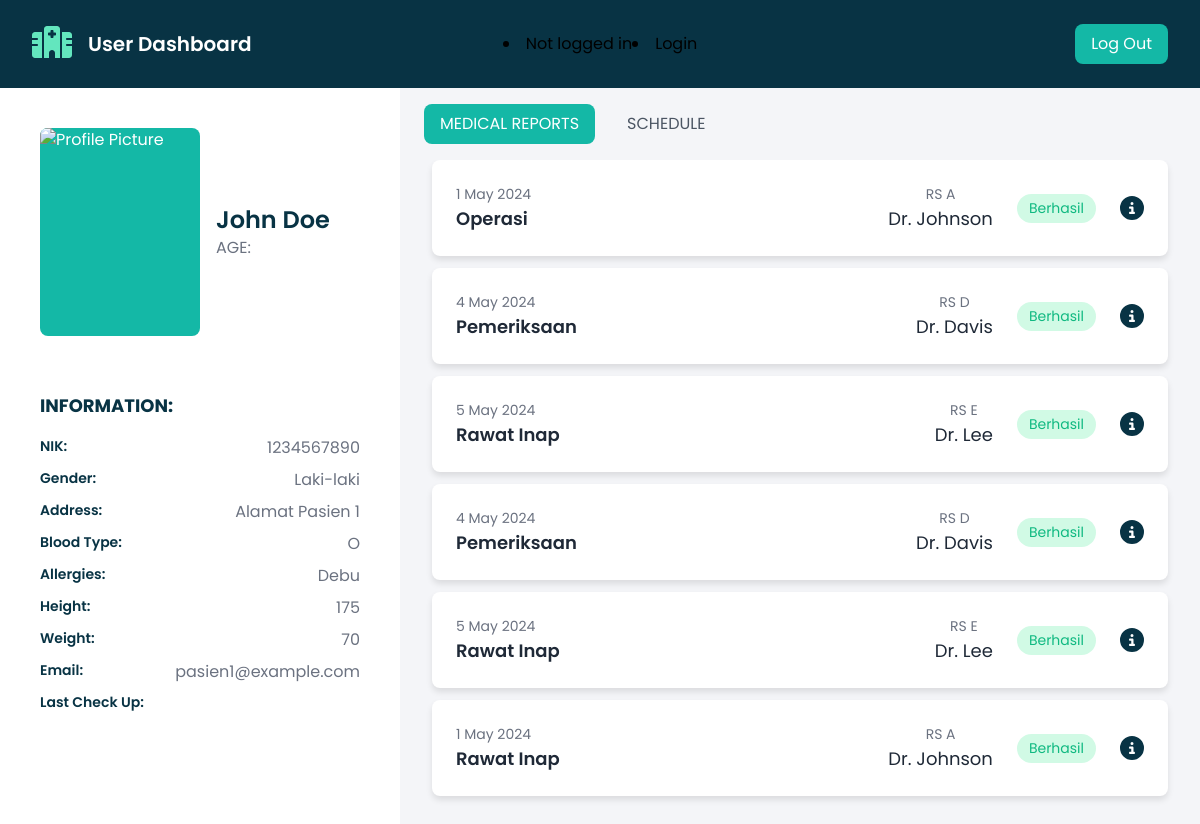
Page /userdashboard.php on the committed database.
### tables this page shows
create table pasien
		(
			id     int,
			NIK varchar(100) primary key,
			password varchar(100) not null,
			email    varchar(100) not null,
			usertype varchar(20)  null,
			nama_pasien varchar(100) not null,
			Tanggal_Lahir DATE,
			alamat    varchar(100) not null,
			tinggi int,
			berat_badan int,
			golongan_darah varchar(5),
			alergi varchar(100),
			no_telepon_pasien varchar(100) not null,
			jenis_kelamin varchar(100) not null
		);

CREATE TABLE riwayat (
			riwayat_id INT PRIMARY KEY,
			NIK VARCHAR(10),
			rumahsakit_id INT,
			tenagamedis_id INT,
			tanggal_riwayat DATE,
			jenis_layanan VARCHAR(100),
			keterangan_penyakit VARCHAR(255),
			FOREIGN KEY (NIK) REFERENCES pasien(NIK),
			FOREIGN KEY (rumahsakit_id) REFERENCES rumah_sakit(rumahsakit_id),
			FOREIGN KEY (tenagamedis_id) REFERENCES tenaga_medis(tenagamedis_id)
		);

CREATE TABLE Rumah_Sakit (
			rumahsakit_id INT PRIMARY KEY,
			nama_rumahsakit VARCHAR(100),
			alamat VARCHAR(255),
			no_telepon VARCHAR(15),
			kota VARCHAR(100)
		);

create table tenaga_medis
		(
			id     int,
			tenagamedis_id INT primary key,
			rumahsakit_id INT,
			password varchar(100) not null,
			email    varchar(100) not null,
			usertype varchar(20)  null,
			nama_tenagamedis varchar(100) not null,
			spesialisasi    varchar(100) not null,
			jenis_Kelamin varchar(100) not null,
			no_telepon_tenagamedis varchar(100) not null,
			FOREIGN KEY (rumahsakit_id) REFERENCES rumah_sakit(rumahsakit_id)
		);

### userdashboard.php (the view, shortened to what this page needs)
<?php
include_once 'includes/login_viewinc.php';
include_once 'includes/dbhinc.php';
$nik = '1234567890';
$query = $pdo->prepare("SELECT * FROM pasien WHERE NIK = :nik");
$query->execute(['nik' => $nik]);
$user = $query->fetch(PDO::FETCH_ASSOC);
$query = $pdo->prepare("SELECT * FROM riwayat WHERE NIK = :nik");
$query->execute(['nik' => $nik]);
$reports = $query->fetchAll(PDO::FETCH_ASSOC);
?>
<!DOCTYPE html>
<html lang="en">
<head>
  <link rel="stylesheet" href="user/style.css" />
  <script src="https://cdn.tailwindcss.com"></script>
  <link rel="stylesheet" href="https://cdnjs.cloudflare.com/ajax/libs/font-awesome/6.4.0/css/all.min.css" />
</head>
<body>
  <header class="bg-cyan-950">
    <nav class="mx-auto flex max-w-7xl items-center justify-between p-6 lg:px-8" aria-label="Global">
      <div class="flex lg:flex-1">
        <a href="#" class="-m-1.5 p-1.5">
        </a>
        <p class="mx-4 py-1 text-white text-xl font-semibold">
          User Dashboard
        </p>
      </div>
      <?php output_NIK()?>
      <div class="hidden lg:flex lg:flex-1 lg:justify-end">
        <button class="flex bg-teal-500 text-white px-4 py-2 rounded-lg font-regular">
          Log Out
        </button>
      </div>
    </nav>
  </header>
  <div class="flex">
    <div class="w-1/3 bg-white">
      <div class="flex items-center mb-4 p-10">
        <img src="" alt="Profile Picture" class="bg-teal-500 text-white h-52 w-40 flex items-center justify-center rounded-lg mr-4" />
        <div>
          <h2 class="text-2xl font-semibold text-cyan-950"><?php echo htmlspecialchars($user['nama_pasien']); ?></h2>
          <p class="text-gray-500">AGE: <?php echo htmlspecialchars($user['Usia']); ?></p>
        </div>
      </div>
      <div class="px-10">
        <h3 class="text-lg font-bold mb-4 text-cyan-950">INFORMATION:</h3>
        <div class="grid grid-cols-1 gap-2">
          <div class="flex justify-between">
            <span class="font-semibold text-cyan-950 text-sm">NIK:</span>
            <span class="text-gray-500"><?php echo htmlspecialchars($user['NIK']); ?></span>
          </div>
          <div class="flex justify-between">
            <span class="font-semibold text-cyan-950 text-sm">Gender:</span>
            <span class="text-gray-500"><?php echo htmlspecialchars($user['jenis_kelamin']); ?></span>
          </div>
          <div class="flex justify-between">
            <span class="font-semibold text-cyan-950 text-sm">Address:</span>
            <span class="text-gray-500"><?php echo htmlspecialchars($user['alamat']); ?></span>
          </div>
          <div class="flex justify-between">
            <span class="font-semibold text-cyan-950 text-sm">Blood Type:</span>
            <span class="text-gray-500"><?php echo htmlspecialchars($user['golongan_darah']); ?></span>
          </div>
          <div class="flex justify-between">
            <span class="font-semibold text-cyan-950 text-sm">Allergies:</span>
            <span class="text-gray-500"><?php echo htmlspecialchars($user['alergi']); ?></span>
          </div>
          <div class="flex justify-between">
            <span class="font-semibold text-cyan-950 text-sm">Height:</span>
            <span class="text-gray-500"><?php echo htmlspecialchars($user['tinggi']); ?></span>
          </div>
          <div class="flex justify-between">
            <span class="font-semibold text-cyan-950 text-sm">Weight:</span>
            <span class="text-gray-500"><?php echo htmlspecialchars($user['berat_badan']); ?></span>
          </div>
          <div class="flex justify-between">
            <span class="font-semibold text-cyan-950 text-sm">Email:</span>
            <span class="text-gray-500"><?php echo htmlspecialchars($user['email']); ?></span>
          </div>
          <div class="flex justify-between">
            <span class="font-semibold text-cyan-950 text-sm">Last Check Up:</span>
          </div>
        </div>
      </div>
    </div>
    <div class="w-2/3">
      <div class="bg-[#f4f5f8] px-6 py-4 h-screen">
        <div class="flex space-x-4 mb-4">
          <button id="medical-reports-tab" class="bg-teal-500 text-white px-4 py-2 rounded-lg">
            MEDICAL REPORTS
          </button>
          <button id="schedule-tab" class="text-gray-600 px-4 py-2 rounded-lg">
            SCHEDULE
          </button>
        </div>
        <div id="medical-reports-content" class="tab-content active overflow-y-scroll h-full custom-scrollbar px-2">
          <?php foreach ($reports as $report) : ?>
            <div class="card-container">
              <div class="card">
                <div class="card-minimized">
                  <div class="card-info">
                    <p class="date"><?php echo date('j F Y', strtotime($report['tanggal_riwayat'])); ?></p>
                    <p class="title"><?php echo $report['jenis_layanan']; ?></p>
                  </div>
                  <div class="card-attribute">
                    <div class="pj-info">
                      <?php
                      $query = $pdo->prepare("SELECT * FROM Rumah_Sakit WHERE rumahsakit_id = :id");
                      $query->execute(['id' => $report['rumahsakit_id']]);
                      $rs_info = $query->fetch(PDO::FETCH_ASSOC);
                      ?>
                      <p class="place"><?php echo $rs_info['nama_rumahsakit']; ?></p>
                      <?php
                      $query = $pdo->prepare("SELECT * FROM tenaga_medis WHERE tenagamedis_id = :id");
                      $query->execute(['id' => $report['tenagamedis_id']]);
                      $tm_info = $query->fetch(PDO::FETCH_ASSOC);
                      ?>
                      <p class="dr_name"><?php echo $tm_info['nama_tenagamedis']; ?></p>
                    </div>
                    <span class="status">Berhasil</span>
                    <button class="icon-button open-modal-btn"  id="open-modal-btn" data-id="<?php echo $report['riwayat_id']; ?>">
                    </button>
                  </div>
                </div>
              </div>
            </div>
          <?php endforeach; ?>
        </div>
      </div>
    </div>
  </div>
</body>
</html>

### includes/login_viewinc.php (shortened to what this page needs)
<?php
function output_NIK(){
    if(isset($_SESSION["user_NIK"])){
        echo '<li><a class="nav-link scrollto" href="siswaterdaftar.php">Logged in as '. $_SESSION["user_NIK"] . '</a></li>'  ;
        echo '<li><form action="includes/logoutinc.php" ><button class="getstarted scrollto">Logout</button></form></li>';
    } else{
        echo '<li><a class="nav-link scrollto" href="siswaterdaftar.php">Not logged in</a></li>';
        echo '<li><a class="getstarted scrollto" href="index.php">Login</a></li>';
    }
}

### user/style.css (style rules this page uses)
body { font-family: "Poppins", sans-serif; background-color: #f7f7f7; margin: 0; height: 100%; }
.tab-content { display: none; }
.tab-content.active { display: block; }
.card-container { max-width: 64rem; margin: 0 auto; }
.card { background-color: white; padding: 1.5rem; border-radius: 0.5rem; box-shadow: 0 4px 6px rgba(0, 0, 0, 0.1); display: flex; flex-direction: column; margin-bottom: 0.75rem; }
.card-minimized { display: flex; justify-content: space-between; align-items: center; overflow: hidden; max-width: 100%; }
.card-info { display: flex; flex-direction: column; }
.pj-info { display: flex; flex-direction: column; text-align: center; }
.date { color: #6b7280; font-size: 0.875rem; }
.place { color: #6b7280; font-size: 0.875rem; text-align: center; }
.title { font-size: 1.125rem; font-weight: 600; color: #1f2937; }
.card-attribute { display: flex; align-items: center; gap: 1.5rem; }
.dr_name { font-size: 1.125rem; color: #1f2937; }
.status { background-color: #d1fae5; color: #10b981; padding: 0.25rem 0.75rem; border-radius: 9999px; font-size: 0.875rem; }
.icon-button { background: none; border: none; cursor: pointer; padding: 0; }
.icon { height: 1.5rem; width: 1.5rem; color: rgb(107, 114, 128); }

### rows in the picture
pasien: nama_pasien "John Doe", NIK "1234567890", jenis_kelamin "Laki-laki", alamat "Alamat Pasien 1", golongan_darah "O", alergi "Debu", tinggi "175", berat_badan "70", email "pasien1@example.com"
riwayat: tanggal_riwayat "1 May 2024", jenis_layanan "Operasi", rumahsakit.nama_rumahsakit "RS A", tenagamedis.nama_tenagamedis "Dr. Johnson"
riwayat: tanggal_riwayat "4 May 2024", jenis_layanan "Pemeriksaan", rumahsakit.nama_rumahsakit "RS D", tenagamedis.nama_tenagamedis "Dr. Davis"
riwayat: tanggal_riwayat "5 May 2024", jenis_layanan "Rawat Inap", rumahsakit.nama_rumahsakit "RS E", tenagamedis.nama_tenagamedis "Dr. Lee"
riwayat: tanggal_riwayat "4 May 2024", jenis_layanan "Pemeriksaan", rumahsakit.nama_rumahsakit "RS D", tenagamedis.nama_tenagamedis "Dr. Davis"
riwayat: tanggal_riwayat "5 May 2024", jenis_layanan "Rawat Inap", rumahsakit.nama_rumahsakit "RS E", tenagamedis.nama_tenagamedis "Dr. Lee"
riwayat: tanggal_riwayat "1 May 2024", jenis_layanan "Rawat Inap", rumahsakit.nama_rumahsakit "RS A", tenagamedis.nama_tenagamedis "Dr. Johnson"
